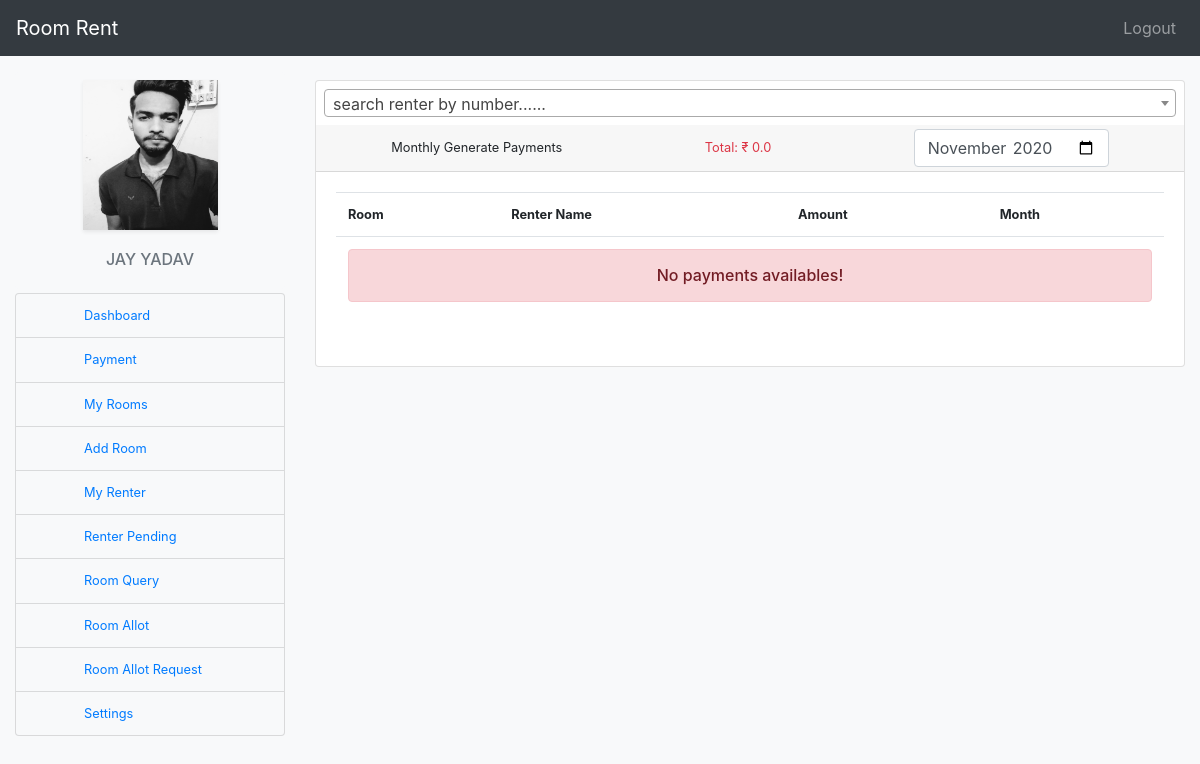
Page /owner_payment_gen/ (signed in) on the earlier database version.
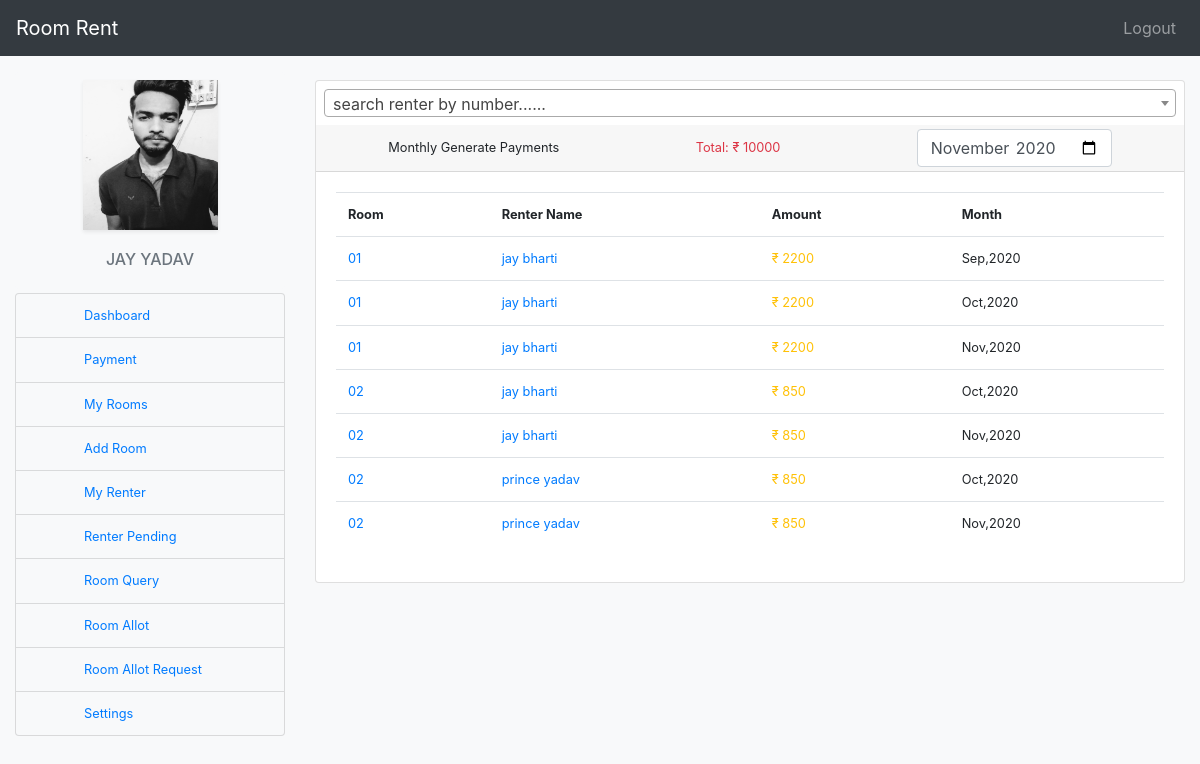
Same page on the later database version.
### datawork/models.py (models this page shows, shortened)
class RoomOwner(models.Model):
    ro_id = models.AutoField(primary_key=True)
    user_id = models.ForeignKey(User,on_delete=models.CASCADE)
    ro_image = models.ImageField(upload_to="profile")
    ro_contact = models.CharField(max_length=10,unique=True)
    ro_street = models.TextField(max_length=200)
    ro_id_proof = models.ImageField(upload_to="profile/proof")
    ro_house = models.CharField(max_length=100)
    ro_house_image = models.ImageField(upload_to="image")
    state = models.ForeignKey(State,on_delete=models.CASCADE)
    city = models.ForeignKey(City,on_delete=models.CASCADE)

class PaymentGenerate(models.Model):
    pg_id = models.AutoField(primary_key=True)
    pg_txn = models.CharField(max_length=100)
    user_id = models.ForeignKey(User,on_delete=models.DO_NOTHING, related_name='user_renter')
    owner = models.ForeignKey(User,on_delete=models.DO_NOTHING, related_name='user_owner')
    pg_amount = models.IntegerField()
    pg_month = models.DateTimeField()
    pg_allot_id = models.ForeignKey(RoomAllot,on_delete=models.DO_NOTHING)
    pg_doc = models.DateTimeField(default=datetime.now(), blank=True)
    slug = models.SlugField()

class RoomAllot(models.Model):
    ra_id = models.AutoField(primary_key=True)
    ra_room_id = models.ForeignKey(Room, on_delete=models.DO_NOTHING)
    user_id = models.ForeignKey(User, on_delete=models.DO_NOTHING,related_name='user_id')
    renter = models.ForeignKey(User, on_delete=models.DO_NOTHING,related_name='renter')
    ra_doc = models.DateTimeField(default=datetime.now(), blank=True)
    ra_status = models.CharField(max_length=20, default='1',choices=(("0", "Request"), ("1", "Active"),("2","Pending")))
    slug = models.SlugField()

class Room(models.Model):
    r_id = models.AutoField(primary_key=True)
    user_id = models.ForeignKey(User,on_delete=models.CASCADE)
    r_title = models.CharField(max_length=100)
    r_rent = models.IntegerField()
    r_type = models.ForeignKey(RoomType,on_delete=models.DO_NOTHING)
    r_desc = models.TextField(max_length=200)
    r_image = models.ImageField(upload_to="image")
    slug = models.SlugField()
    r_status = models.CharField(max_length=20, default='1',choices=(("0", "Pending"), ("1", "Active")))
    r_doc = models.DateTimeField(default=datetime.now(), blank=True)

### datawork/views.py (the view)
# urls.py: path('owner_payment_gen/',views.owner_payment_gen,name="owner_payment_gen"),
@login_required(login_url=logins)
def owner_payment_gen(r):
    if r.method == 'POST':
        date = r.POST.get('month')
        m = datetime.strptime(date, '%Y-%m').date()
        c_month = m.month
        c_year = m.year
    else:
        c_month = datetime.now().date().month
        c_year = datetime.now().date().year
        c_date = datetime.now().date()
        date = c_date.strftime('%Y-%m')
    pay = PaymentPaid.objects.filter(pp_doc__month=c_month,pp_doc__year=c_year).filter(owner_id=r.user)
    gen = PaymentGenerate.objects.filter(pg_doc__month=c_month,pg_doc__year=c_year).filter(owner=r.user)
    data = {
        "paid": pay.aggregate(Sum('pp_amount'))['pp_amount__sum'] or 00.00,
        "gen": gen.aggregate(Sum('pg_amount'))['pg_amount__sum'] or 00.00,
        "payment": gen,
        "date": date,
        "user": RoomOwner.objects.filter(user_id__username=r.user),
        "userdata": User.objects.filter(username=r.user),
    }
    return render(r, 'roomowner/owner_payment_gen.html', data)

### templates/roomowner/owner_payment_gen.html (shortened to what this page needs)
{% extends 'roomowner/ro_base.html' %}
{% load template_tags %}
{% block content %}
    <div class="col-lg-9">
    <div class="row">
        <div class="col-lg-12 mt-2">
            <div class="card">
                    <div class="p-2">
                    </div>
                <div class="card-header small p-1">
                    <div class="form-inline">
                        <span class="text-center mx-auto">Monthly Generate Payments</span>
                        <span class="mx-auto text-danger">Total: ₹ {{ gen }}</span>
                        <form action="" method="post" class="mx-auto">
                            <input type="month" class="form-control mx-auto small" name="month" value="{{ date }}" onchange="this.form.submit();">
                        </form>
                    </div>
                </div>
                <div class="card-body">
                    <table class="table table-responsive-sm">
                        <tr class="small">
                            <th>Room</th>
                            <th>Renter Name</th>
                            <th>Amount</th>
                            <th>Month</th>
                        </tr>
                        {% for p in payment %}
                            <tr class="small">
                                <td><a href="{% url 'owner_room_view' p.pg_allot_id.ra_room_id.slug %}" class="nav-link p-0 m-0">{{ p.pg_allot_id.ra_room_id.r_title }}</a></td>
                                <td><a href="{% url 'view_renter_profile' p.user_id.username %}" class="nav-link p-0 m-0">{{ p.user_id.first_name }} {{ p.user_id.last_name }}</a></td>
                                <td class="text-warning">₹ {{ p.pg_amount }}</td>
                                <td>{{ p.pg_month|date:'M,Y' }}</td>
                            </tr>
                        {% empty %}
                        <tr>
                            <td colspan="5"><div class="alert alert-danger h6 text-center p-3" role="alert">No payments availables!</div></td>
                        </tr>
                        {% endfor %}
                    </table>
                </div>
            </div>
        </div>
    </div>
    </div>
{% endblock %}

### templates/roomowner/ro_base.html (shortened to what this page needs)
<!DOCTYPE html>
<html lang="en">
<head>
{% load static %}
    <link rel="stylesheet" href="{% static 'bootstrap.css' %}">
    <link rel="stylesheet" href="https://use.fontawesome.com/releases/v5.5.0/css/all.css">
    <link href="https://cdn.jsdelivr.net/npm/select2@4.1.0-beta.1/dist/css/select2.min.css" rel="stylesheet" />
</head>
<body class="bg-light">
    <nav class="navbar navbar-expand-lg navbar-dark bg-dark sticky-top">
        <a href="{% url 'homepage' %}" class="navbar-brand">Room Rent</a>
        <ul class="navbar-nav ml-auto">
            <li class="nav-item"><a href="{% url 'logouts' %}" class="nav-link">Logout</a></li>
        </ul>
    </nav>
    <div class="container-fluid mt-3">
        <div class="row">
            <div class="col-lg-3">
                <div class="card border-0 bg-light">
                    <center>
                    <img src="{{ user.0.ro_image.url }}" class="shadow-sm mt-2" width="50%" height="150px" alt="logo">
                    <div class="card-body">
                        <h1 class="text-truncate h6 p-0 m-0  text-center text-uppercase text-muted">{{ userdata.0.first_name }} {{ userdata.0.last_name }}</h1>
                    </div>
                   </center>
                </div>
                <ul class="list-group mt-1 ">
                          <li class="list-group-item bg-light"><a href="{% url 'owner_profile' %}" class="nav-link small p-0 m-0 ml-5">Dashboard</a></li>
                          <li class="list-group-item bg-light"><a href="{% url 'owner_payment' %}" class="nav-link small p-0 m-0 ml-5">Payment</a></li>
                          <li class="list-group-item bg-light"><a href="{% url 'owner_rooms' %}" class="nav-link small p-0 m-0 ml-5">My Rooms</a></li>
                          <li class="list-group-item bg-light"><a href="{% url 'add_room' %}" class="nav-link small p-0 m-0 ml-5">Add Room</a></li>
                          <li class="list-group-item bg-light"><a href="{% url 'my_renter' %}" class="nav-link small p-0 m-0 ml-5">My Renter</a></li>
                          <li class="list-group-item bg-light"><a href="{% url 'room_allot_pending' %}" class="nav-link small p-0 m-0 ml-5">Renter Pending</a></li>
                          <li class="list-group-item bg-light"><a href="{% url 'owner_room_query' %}" class="nav-link small p-0 m-0 ml-5">Room Query</a></li>
                          <li class="list-group-item bg-light"><a href="{% url 'room_allot' %}" class="nav-link small p-0 m-0 ml-5">Room Allot</a></li>
                          <li class="list-group-item bg-light"><a href="{% url 'room_allot_request' %}" class="nav-link small p-0 m-0 ml-5">Room Allot Request</a></li>
                          <li class="list-group-item bg-light"><a href="{% url 'password_change_owner' %}" class="nav-link small p-0 m-0 ml-5">Settings</a></li>
                </ul>
            </div>
            {% block content %}{% endblock %}
        </div>
    </div>
</body>
</html>

Differences in the rows shown:
added PaymentGenerate: pg_allot_id.ra_room_id.r_title "01", user_id.first_name "jay", user_id.last_name "bharti", pg_amount "2200", pg_month "Sep,2020"
added PaymentGenerate: pg_allot_id.ra_room_id.r_title "01", user_id.first_name "jay", user_id.last_name "bharti", pg_amount "2200", pg_month "Oct,2020"
added PaymentGenerate: pg_allot_id.ra_room_id.r_title "01", user_id.first_name "jay", user_id.last_name "bharti", pg_amount "2200", pg_month "Nov,2020"
added PaymentGenerate: pg_allot_id.ra_room_id.r_title "02", user_id.first_name "jay", user_id.last_name "bharti", pg_amount "850", pg_month "Oct,2020"
added PaymentGenerate: pg_allot_id.ra_room_id.r_title "02", user_id.first_name "jay", user_id.last_name "bharti", pg_amount "850", pg_month "Nov,2020"
added PaymentGenerate: pg_allot_id.ra_room_id.r_title "02", user_id.first_name "prince", user_id.last_name "yadav", pg_amount "850", pg_month "Oct,2020"
added PaymentGenerate: pg_allot_id.ra_room_id.r_title "02", user_id.first_name "prince", user_id.last_name "yadav", pg_amount "850", pg_month "Nov,2020"
Other differences:
{{ gen }}: "0.0" → "10000"
text no longer shown: "No payments availables!"
